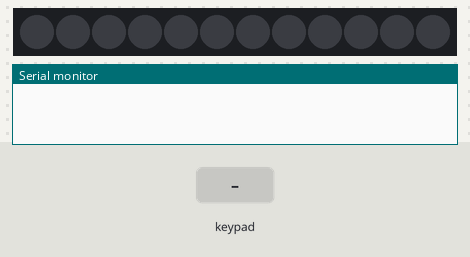
A sketch run on a simulated Arduino Uno, built with avr-gcc and run on an emulated ATmega328P. On the bench: 12 RGB LEDs in strip order, left to right, the last lines printed to the serial monitor. Wiring (inferred from the names in the program): 4×3 keypad with keys 1 2 3 4 5 6 7 8 9 * 0 # (labels assumed): rows pin 2, pin 3, pin 4, pin 5; columns pin 8, pin 9, pin 10. The inputs (shaded band) are chosen by the test bench. Dim RGB values are drawn brighter than linear.

Above: at 1.2 s.
1.3 s: key '*' pressed
At 1.56 s:
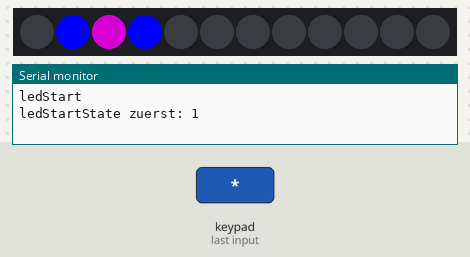
4.3 s: key '#' pressed
At 4.7 s:
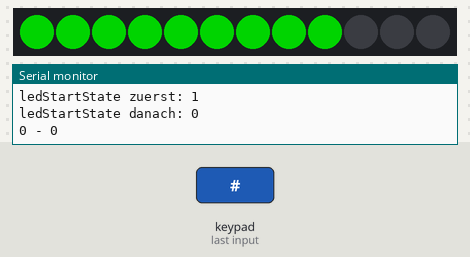
6.8 s: keypad keys 1 2 pressed 0.4 s apart
At 7.9 s:
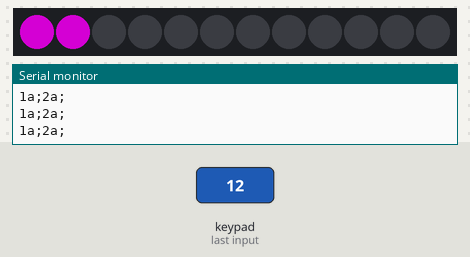
9.1 s: keypad keys 1 2 * pressed 0.4 s apart
At 10.62 s:
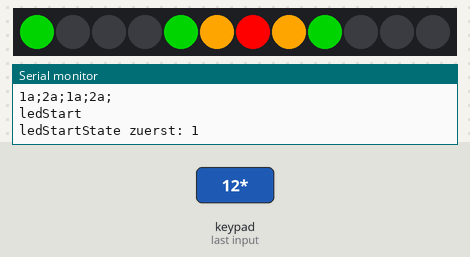
12.1 s: key '4' pressed
At 13.3 s:
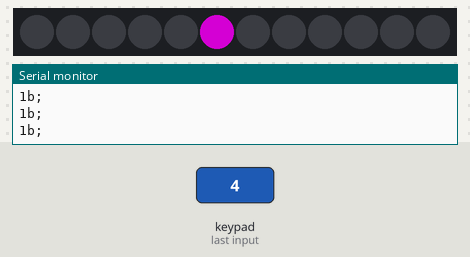
13.6 s: keypad keys 1 2 # pressed 0.4 s apart
At 15.1 s:
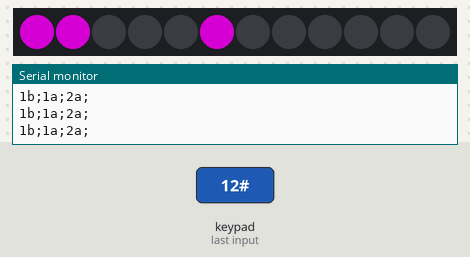
Timing chart, 0 to 16.6 s (numbered marks = the images above; inputs shaded):
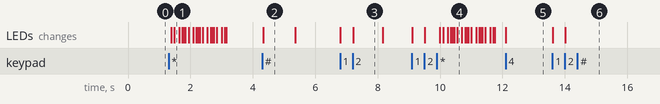

Measured:
- after the input at 1.3 s, the LEDs: first change after 0.09 s (image 1 shows a later state)
- after the input at 4.3 s, the LEDs: change at once (image 2)
- after the input at 6.8 s, the LEDs: first change at once (image 3 shows a later state)
- after the input at 9.1 s, the LEDs: first change at once (image 4 shows a later state)
- after the input at 12.1 s, the LEDs: change at once (image 5)
- after the input at 13.6 s, the LEDs: first change at once (image 6 shows a later state)
- what the display in image 2 shows lasts 1.1 s, from 4.3 s to 5.4 s

The sketch:

220623_game_mqtt.ino
```cpp
#include <FastLED.h>

#define NUM_LEDS 12
#define DATA_PIN 11

CRGB leds[NUM_LEDS];

String inputArray[20];
int arrayCounter = 0;

//timer 5s
unsigned long startTime;
boolean timing;
unsigned long timeOut = 5000;

//Zeile mit Input Pins
byte rows[] = {2, 3, 4, 5};
const int rowCount = sizeof(rows) / sizeof(rows[0]); //rechnet die Länge der Liste aus

//Spalte mit Output Pins
byte cols[] = {8, 9, 10};
const int colCount = sizeof(cols) / sizeof(cols[0]); //rechnet die Länge der Liste aus

byte keys[colCount][rowCount]; //Liste der Tastenzustände

int ledStartState = 1;
int ledChangeState = 1;
int ledChangeStateZero = 0;

//Buttons in der gedrückten Reihenfolge
String inputString = "";
//wv Knöpfe gedrückt wurden
int x = 0;
int xSendingLength = 0;
int xInputLength = 0;
//wv Knöpfe gedrückt werden dürfen
int y = x + 1;

String userString = "";
String sendingString = "";

//Rundenzähler
int level = 0;

//Button drücken und einmal printen statt multiple times
int key1state;
int key1previousState = 0;

int key2state;
int key2previousState = 0;

int key3state;
int key3previousState = 0;

int key4state;
int key4previousState = 0;

int key5state;
int key5previousState = 0;

int key6state;
int key6previousState = 0;

int key7state;
int key7previousState = 0;

int key8state;
int key8previousState = 0;

int key9state;
int key9previousState = 0;

//State for wrong sequence
int wrongSequence = 0;

//
String checkString = "";
char stringComplete ="";


void setup() {
  FastLED.addLeds<NEOPIXEL, DATA_PIN>(leds, NUM_LEDS);
  FastLED.setBrightness(255);

  Serial.begin(9600);

  for (int x = 0; x < rowCount; x++) {
    pinMode(rows[x], INPUT);
  }

  for (int x = 0; x < colCount; x++) {
    pinMode(cols[x], INPUT_PULLUP);
  }
}


void readMatrix() {
  // Prüft die Spalten (col)
  for (int colIndex = 0; colIndex < colCount; colIndex++) {
    // col auf output low
    byte curCol = cols[colIndex];
    pinMode(curCol, OUTPUT);
    digitalWrite(curCol, LOW);

    // Prüft die Zeilen (row) der jeweiligen Spalte (col)
    for (int rowIndex = 0; rowIndex < rowCount; rowIndex++) {
      byte rowCol = rows[rowIndex];
      pinMode(rowCol, INPUT_PULLUP);
      keys[colIndex][rowIndex] = digitalRead(rowCol);
      pinMode(rowCol, INPUT);
    }
    // schaltet die Spalte wieder aus
    pinMode(curCol, INPUT);
  }
}


/*void printMatrix() {
  for (int rowIndex = 0; rowIndex < rowCount; rowIndex++) {

    Serial.print(F("R_"));
    Serial.print(rowIndex + 1); Serial.print(F(": ")); Serial.print("\t");

    for (int colIndex = 0; colIndex < colCount; colIndex++) {
      Serial.print(keys[colIndex][rowIndex]);
      if (colIndex < colCount)
        Serial.print("\t");
    }
    Serial.println("");
  }
  Serial.println("");
  }*/


void ledStart() {
  //drei Hauptbuttons
  int simonsaysStart = keys[0][3];
  int tiktactoeStart = keys[1][3];
  int sendButton = keys[2][3];

  if (simonsaysStart == 0 || wrongSequence == 1) {
    ledStartState = ledChangeState;
    Serial.println("ledStart");
    Serial.print("ledStartState zuerst: ");
    Serial.println(ledStartState);
    //Serial.println("ledStart");
    //for(int i=0; i<=8; i++) {
    leds[2] = CRGB::Purple;
    delay(50);
    FastLED.show();
    leds[1] = CRGB::Blue;
    delay(50);
    leds[3] = CRGB::Blue;
    delay(50);
    FastLED.show();
    leds[0] = CRGB::Green;
    delay(50);
    leds[4] = CRGB::Green;
    delay(50);
    leds[8] = CRGB::Green;
    delay(50);
    FastLED.show();
    leds[5] = CRGB::Orange;
    delay(50);
    leds[7] = CRGB::Orange;
    delay(50);
    FastLED.show();
    leds[6] = CRGB::Red;
    delay(50);
    FastLED.show();

    leds[2] = CRGB::Black;
    delay(50);
    FastLED.show();
    leds[1] = CRGB::Black;
    delay(50);
    leds[3] = CRGB::Black;
    delay(50);
    FastLED.show();
    leds[0] = CRGB::Black;
    delay(50);
    leds[4] = CRGB::Black;
    delay(50);
    leds[8] = CRGB::Black;
    delay(50);
    FastLED.show();
    leds[5] = CRGB::Black;
    delay(50);
    leds[7] = CRGB::Black;
    delay(50);
    FastLED.show();
    leds[6] = CRGB::Black;
    delay(50);
    FastLED.show();

    leds[6] = CRGB::Purple;
    delay(50);
    FastLED.show();
    leds[7] = CRGB::Blue;
    delay(50);
    leds[5] = CRGB::Blue;
    delay(50);
    FastLED.show();
    leds[0] = CRGB::Green;
    delay(50);
    leds[4] = CRGB::Green;
    delay(50);
    leds[8] = CRGB::Green;
    delay(50);
    FastLED.show();
    leds[3] = CRGB::Orange;
    delay(50);
    leds[1] = CRGB::Orange;
    delay(50);
    FastLED.show();
    leds[2] = CRGB::Red;
    delay(50);
    FastLED.show();

    leds[6] = CRGB::Black;
    delay(50);
    FastLED.show();
    leds[7] = CRGB::Black;
    delay(50);
    leds[5] = CRGB::Black;
    delay(50);
    FastLED.show();
    leds[0] = CRGB::Black;
    delay(50);
    leds[4] = CRGB::Black;
    delay(50);
    leds[8] = CRGB::Black;
    delay(50);
    FastLED.show();
    leds[3] = CRGB::Black;
    delay(50);
    leds[1] = CRGB::Black;
    delay(50);
    FastLED.show();
    leds[2] = CRGB::Black;
    delay(50);
    FastLED.show();
    //}

    startTime = millis();
    timing = true;

    ledStartState = ledChangeStateZero;
    Serial.print("ledStartState danach: ");
    Serial.println(ledStartState);

    x = 0;
    inputString = "";
    level = 0;
    wrongSequence = 0;
  }

  if (simonsaysStart == 0) {
    sendingString = "";
  }

  if (timing == true)
  {
    if (millis() - startTime >= timeOut && simonsaysStart == 1)
    {
      for (int i = 0; i <= 8; i++) {
        leds[i] = CRGB::Black;
      }
      FastLED.show();
      timing = false;
    }
  }
}


void inputButtonSequence() {
  /*if (ledStartState == 0) {
    for (int i = 0; i <= 8; i++) {
     leds[i] = CRGB::Blue;
      FastLED.show();
    }
  */

  if (keys[0][0] == 0 && key1previousState == 0) {
    key1previousState = 1;
    leds[0] = CRGB::Purple;
    FastLED.show();
    inputString += "1a;";       //"Name" des Knopfes, der gedrückt wurde wird dem String zugefügt.
    //x += 1;                     //gedrückte Buttons hochzählen bei jedem Mal drücken.
    xInputLength += 1;
    delay(100);
    /*Serial.print("key1previousState:");
      Serial.println(keys[0][0]);
      Serial.println(key1previousState);*/
  }

  if (keys[0][0] == 1 && key1previousState == 1) {
    key1previousState = 0;
    /*Serial.print("asdrgadfg:");
      Serial.println(keys[0][0]);
      Serial.println(key1previousState);*/
  }

  if (keys[1][0] == 0 && key2previousState == 0) {
    key2previousState = 1;
    leds[1] = CRGB::Purple;
    FastLED.show();
    inputString += "2a;";
    //x += 1;
    xInputLength += 1;
  }

  if (keys[1][0] == 1 && key2previousState == 1) {
    key2previousState = 0;
  }

  if (keys[2][0] == 0 && key3previousState == 0) {
    key3previousState = 1;
    leds[2] = CRGB::Purple;
    FastLED.show();
    inputString += "3a;";
    //x += 1;
    xInputLength += 1;
  }

  if (keys[2][0] == 1 && key3previousState == 1) {
    key3previousState = 0;
  }

  if (keys[0][1] == 0 && key4previousState == 0) {
    key4previousState = 1;
    leds[5] = CRGB::Purple;
    FastLED.show();
    inputString += "1b;";
    //x += 1;
    xInputLength += 1;
  }

  if (keys[0][1] == 1 && key4previousState == 1) {
    key4previousState = 0;
  }

  if (keys[1][1] == 0 && key5previousState == 0) {
    key5previousState = 1;
    leds[4] = CRGB::Purple;
    FastLED.show();
    inputString += "2b;";
    //x += 1;
    xInputLength += 1;
  }

  if (keys[1][1] == 1 && key5previousState == 1) {
    key5previousState = 0;
  }

  if (keys[2][1] == 0 && key6previousState == 0) {
    key6previousState = 1;
    leds[3] = CRGB::Purple;
    FastLED.show();
    inputString += "3b;";
    //x += 1;
    xInputLength += 1;
  }

  if (keys[2][1] == 1 && key6previousState == 1) {
    key6previousState = 0;
  }

  if (keys[0][2] == 0 && key7previousState == 0) {
    key7previousState = 1;
    leds[6] = CRGB::Purple;
    FastLED.show();
    inputString += "1c;";
    //x += 1;
    xInputLength += 1;
  }

  if (keys[0][2] == 1 && key7previousState == 1) {
    key7previousState = 0;
  }


  if (keys[1][2] == 0 && key8previousState == 0) {
    key8previousState = 1;
    leds[7] = CRGB::Purple;
    FastLED.show();
    inputString += "2c;";
    //x += 1;
    xInputLength += 1;
  }

  if (keys[1][2] == 1 && key8previousState == 1) {
    key8previousState = 0;
  }

  if (keys[2][2] == 0 && key9previousState == 0) {
    key9previousState = 1;
    leds[8] = CRGB::Purple;
    FastLED.show();
    inputString += "3c;";
    //x += 1;
    xInputLength += 1;
  }

  if (keys[2][2] == 1 && key9previousState == 1) {
    key9previousState = 0;
  }

  Serial.println(inputString);
    /*//Serial.print("Anzahl Buttons: ");
    //Serial.println(x);
    Serial.print("xInputLength: ");
    Serial.println(xInputLength);
    Serial.print("xSendingLength: ");
    Serial.println(xSendingLength);*/
}


int sendButtonPreviousState = 0;


void SequenceComparison() {

  int sendButton = keys[2][3];
  int sendButtonState;

  if (sendButton == 0 && sendButtonPreviousState == 0) {

    /*xSendingLength = xInputLength;
    xInputLength = 0;*/

    sendButtonPreviousState = 1;
    sendButtonState = 1;

    Serial.print(xInputLength); Serial.print(" - ");
    Serial.println(xSendingLength);

    if (xInputLength == xSendingLength) {
      if (inputString == sendingString) {
        for (int i = 0; i <= 8; i++) {
          leds[i] = CRGB::Green;
          FastLED.show();
        }
        delay(1000);
        for (int i = 0; i <= 8; i++) {
          leds[i] = CRGB::Black;
          FastLED.show();
        }


      }
      else {
        for (int i = 0; i <= 8; i++) {
          leds[i] = CRGB::Red;
          FastLED.show();
        }
        delay(1000);
        wrongSequence = 1;
      }
    }

    if (sendButton == 0 && sendButtonPreviousState == 1) {
      //sendButtonPreviousState = 0;
      sendButtonState = 0;
    }
  }
}


//Runden mitzählen und jede Runde darf ein weiterer Button ausgewählt werden.

//void 1, die gesendeten code aufrbicht und auswertet und in reihenfolge anzeigt.

//void/if 2, der sagt, ob kombi richtig oder falsch eingegeben wurde.


void loop() {
  readMatrix();

  //printMatrix();

  ledStart();

  inputButtonSequence();

  SequenceComparison();


  if (stringComplete == 'E') {


    checkString = "";
    stringComplete = "";
  }

  /*splitCommand(sendingString, ';');
    for (int i = 0; i < arrayCounter; i++) {
    Serial.println(inputArray[i]);
    }*/
}

void splitCommand(String text, char splitChar) {
  int r = 0;
  arrayCounter = 0;
  for (int i = 0; i < text.length(); i++) {
    if (text.charAt(i) == splitChar) {
      inputArray[arrayCounter] = text.substring(r, i);
      r = (i + 1);
      arrayCounter++;
    }
  }
}


void serialEvent() {
  while (Serial.available()) {    //solange in schleife, wie daten reinkommen
    char inChar = (char)Serial.read();    //da kommt alles rein

    if(inChar == 'E') {           //wenn E am Ende, dann ende
      stringComplete = 'E';
    } else {
      checkString += inChar;
    }                             //danach (wieder) zur loop
  }
}
```
